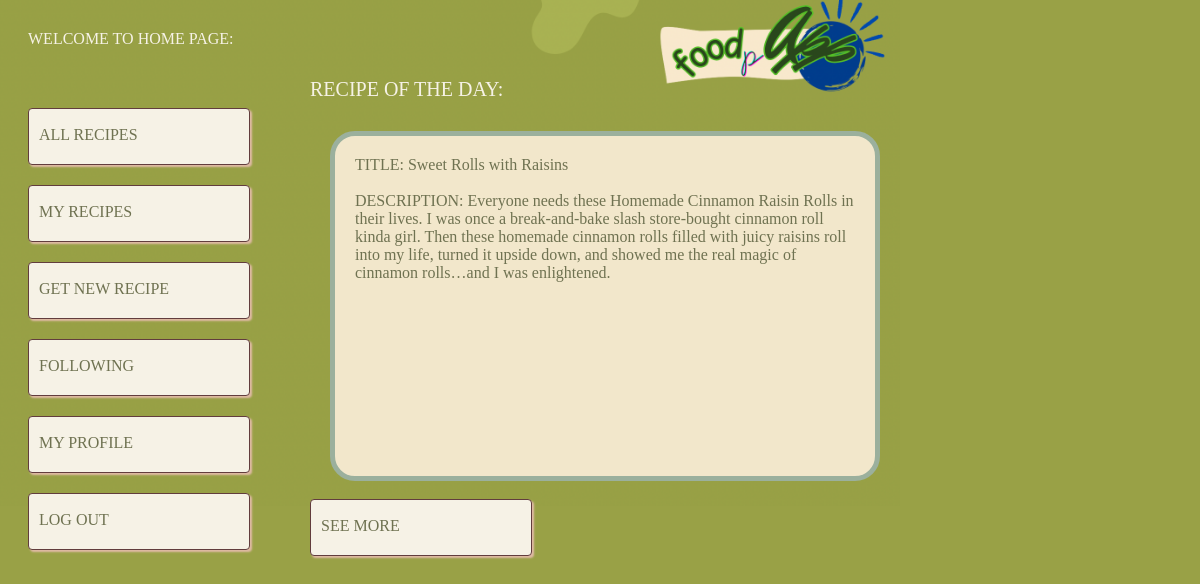
Screenshot of /home (signed in) with the database file from the repository.
### app/models.py (models this page shows, shortened)
class Recipe(db.Model):
    id = db.Column(db.Integer, primary_key=True)  # Primary key for recipe ID
    title = db.Column(db.String(80))  # Column for recipe title with a max length of 80 characters
    description = db.Column(db.Text, nullable=False)  # Column for recipe description (non-nullable)
    ingredients = db.Column(db.Text, nullable=False)
    instructions = db.Column(db.Text, nullable=False)
    comment_ids = db.Column(db.String, default="")
    created = db.Column(db.DateTime, default=datetime.now())  # Timestamp for when the recipe is created
    user_id = db.Column(db.Integer, db.ForeignKey('user.id'))  # Foreign key to associate with a User
    created = db.Column(db.DateTime, default=datetime.now())
    ratings = db.Column(db.String, default="")                 # String formatted as "UserID Rating UserID Rating ..."
    num_of_rating = db.Column(db.Integer, default=0)
    total_rating = db.Column(db.Integer, default=0)
    tags = db.Column(db.JSON, default={})

### app/routes.py (the view)
@myapp_obj.route("/home")
@login_required  # Require the user to be logged in to access this page
def home():
    recipes = Recipe.query.all()
    today = date.today()
    seed = today.toordinal()
    random.seed(seed)
    if recipes:
        random_recipe = random.choice(recipes)
    else:
        random_recipe = Recipe(title = "", description = "", ingredients = "", instructions = "", id = -1)
    return render_template("home.html", title = "Home", pageClass = "home", recipe = random_recipe)  # Render home.html

### app/__init__.py (called while the page is built)
@login.user_loader
def load_user(id):
    return User.query.get(int(id))  # Fetch the user by ID from the database

### app/templates/home.html
{% extends "base.html" %}
{% block content %}
	<div class = "welcome-text"> WELCOME TO HOME PAGE: </div>
	<div class = "home-container">
		<div class = "links">
			 <a href = "{{url_for('allrecipestags')}}" id = "log-in">
				<div class = "button"> ALL RECIPES </div>
			 </a>
			 <a href = "{{url_for('myrecipes')}}" id = "log-in">
			 	<div class = "button"> MY RECIPES </div>
			 </a>
			 <a href = "{{url_for('get_random_recipe')}}" id = "log-in">
				<div class = "button"> GET NEW RECIPE </div>
			 </a>
			 <a href = "{{url_for('following')}}" id = "log-in">
				 <div class = "button"> FOLLOWING </div>
			 </a>
			 <a href = "{{url_for('myprofile')}}" id = "log-in">
				<div class = "button"> MY PROFILE </div>
			 </a>
			 <a href = "{{url_for('logout')}}" id = "log-in">
				<div class = "button"> LOG OUT </div>
			 </a>
		</div>
		<div class = "recipe">
			<div class = "label"> RECIPE OF THE DAY: </div>
			<div class = "content"> TITLE: {{recipe.title}}
			<br>
			<br>
				DESCRIPTION:
				{{recipe.description}}
			</div>
			<br>
			<a href = "{{url_for('mysinglerecipeview', num = recipe.id)}}" id = "log-in">
				<div class = "button"> SEE MORE </div>
			</a>
		</div>
	</div>
{% endblock %}

### app/static/styles.css (style rules this page uses)
a { text-decoration: none; }
.welcome-text { color: #f6f2e6; margin: 30px 20px; }

### rows the page displays
Recipe: title "Sweet Rolls with Raisins", description "Everyone needs these Homemade Cinnamon Raisin Rolls in their lives. I was once a break-and-bake slash store-bought cinnamon roll kinda girl. Then these homemade cinnamon rolls filled with juicy raisins roll into my life, turned it upside down, and showed me the real magic of cinnamon rolls…and I was enlightened."
